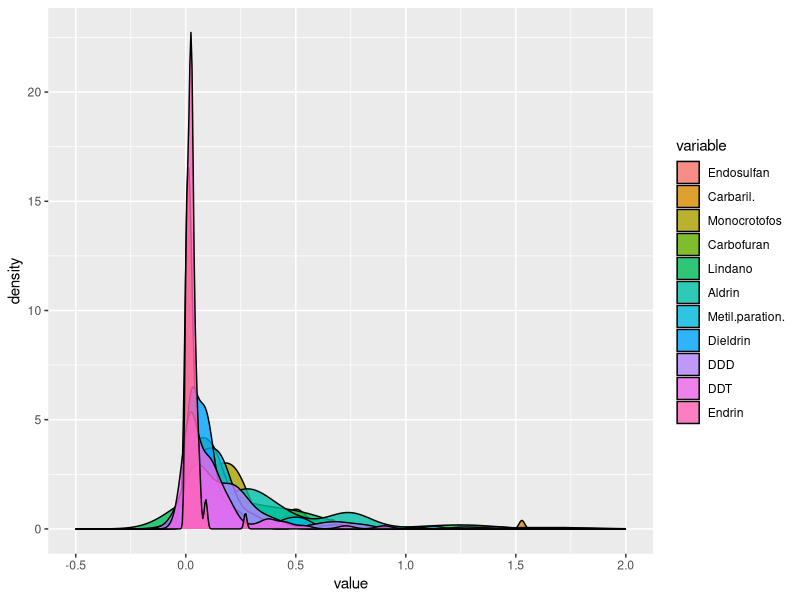
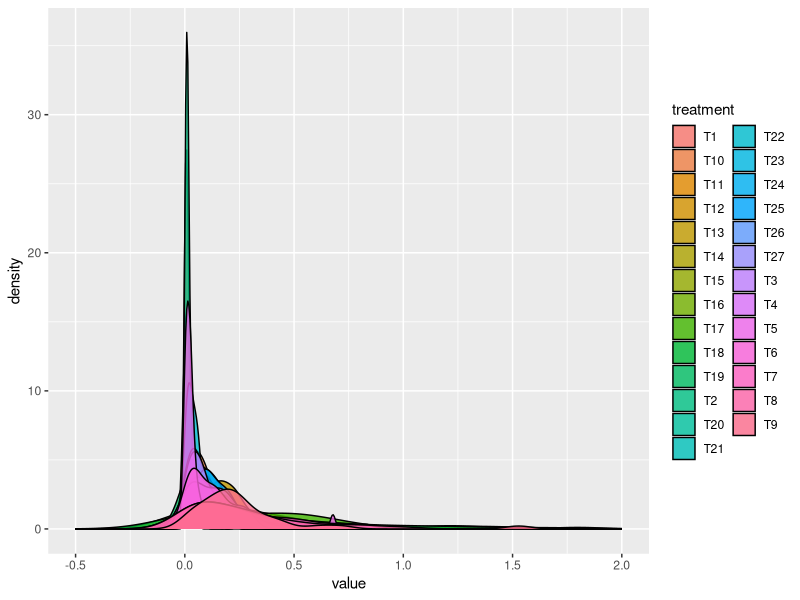

Generate these figures, in order, with R: (Note: this script raises an error after producing the figures.)
## ---- chunk 1
knitr::opts_chunk$set(echo = TRUE)
## ---- chunk 2
library(tidyverse)
library(ggplot2)
library(ggfortify)
library(stats)
library(reshape2)
library(timeSeries)
library(purrr)
## ---- chunk 3
raw.data <- read.csv("Data/rawData_Optim.csv") %>% 
  select(-1)
treatments <- read.csv("Data/HFtreatments.csv")
## ---- chunk 4

raw.1 <- raw.data %>% 
  select(-c(1:4))

treat <- as.data.frame(treatments[, 1])
colnames(treat) <- "treatment"
raw.1 <- cbind(treat, raw.1)

raw.melt <- melt(raw.1, id.vars= seq(1), measure.vars= seq(2, 12))
head(raw.melt)
## ---- chunk 5
ggplot(raw.melt, aes(x = value, fill = variable)) + geom_density(alpha = 0.8) + xlim(-0.5, 2)
## ---- chunk 6
ggplot(raw.melt, aes(x = value, fill = treatment)) + geom_density(alpha = 0.8) + xlim(-0.5, 2)
## ---- chunk 7
raw.data %>% 
  summarize(pos = sum(.>0, na.rm = T),
            zero = sum(. == 0, na.rm = T),
            na = sum(is.na(.)))
## ---- chunk 8
sqr_data <- raw.data %>% 
  select(-c(1:4)) %>% 
  map_df(sqrt)
## ---- chunk 9
center_colmeans <- function(x) {
  xcenter = colMeans(x)
  x - rep(xcenter, rep.int(nrow(x), ncol(x)))
}
center_colpareto <- function(x) {
  xcenter = sqrt(colStdevs(x)) 
  x / rep(xcenter, rep.int(nrow(x), ncol(x)))
}

df.center <- center_colmeans(sqr_data)
Pareto.sqrt <- center_colpareto(df.center)
## ---- chunk 10
p_scale <- cbind(treat, Pareto.sqrt)

p_melt <- melt(p_scale, id.vars= seq(1), measure.vars= seq(2, 12))

ggplot(p_melt, aes(x = value, fill = variable)) + geom_density(alpha = 0.3, show.legend = TRUE) + xlim(-5, 5) 
## ---- chunk 11
df.pca <- raw.data[, 5:15]
names(df.pca) <- c("Endosulfan", "Carbaryl", "Monocrotophos", "Carbofuran", "Lindane", "Aldrin", "Methyl.Parathion", "Dieldrin", "DDD", "DDT", "Endrin")

autoplot(prcomp(df.pca), loadings = TRUE, loadings.colour = 'black',
         loadings.label = TRUE, loadings.label.size = 5)

## ---- chunk 12
pca <- princomp(df.pca, center= TRUE, scale= TRUE)
plot(pca, type="l")
## ---- chunk 13
summary(pca)
## ---- chunk 14
df.pca <- p_scale[, 2:12]
names(df.pca) <- c("Endosulfan", "Carbaryl", "Monocrotophos", "Carbofuran", "Lindane", "Aldrin", "Methyl.Parathion", "Dieldrin", "DDD", "DDT", "Endrin")

autoplot(prcomp(df.pca), loadings = TRUE, loadings.colour = 'black',
         loadings.label = TRUE, loadings.label.size = 5)
## ---- chunk 15
pca <- princomp(df.pca, center= TRUE, scale= TRUE)
plot(pca, type="l")
## ---- chunk 16
summary(pca)
